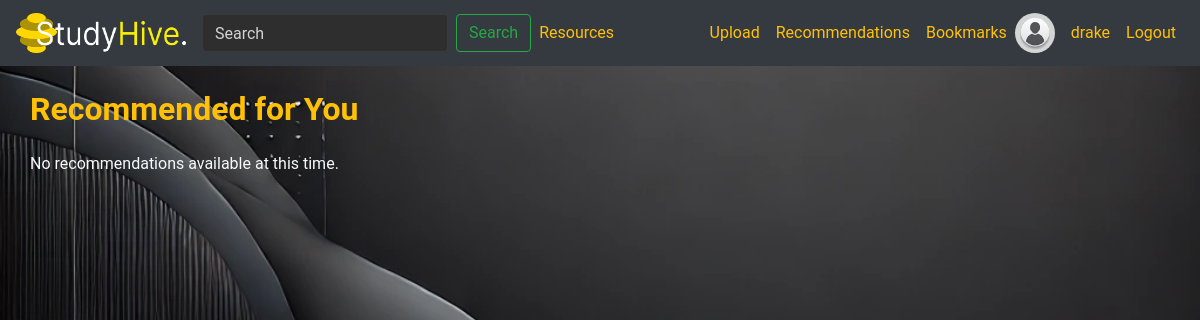
Before: /recommendations/ (signed in) with the older database file.
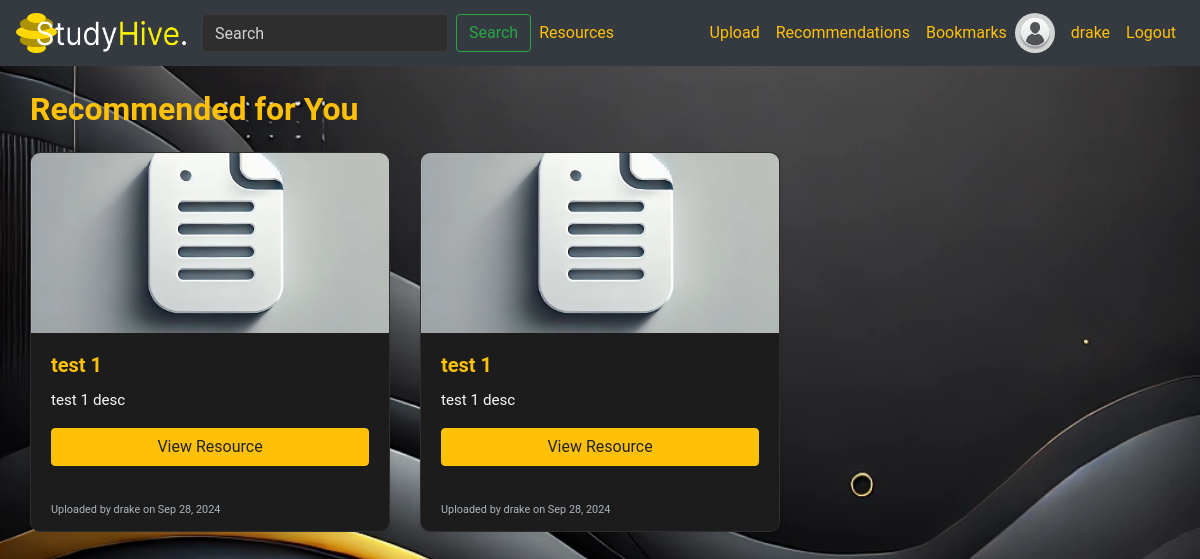
After: the same page with the newer database file.
### library/models.py (models this page shows, shortened)
class Resource(models.Model):
    RESOURCE_TYPE_CHOICES = [
        ('Document', 'Document'),
        ('Video', 'Video'),
    ]
    FILE_TYPE_CHOICES = [
        ('PDF', 'PDF'),
        ('PPT', 'PPT'),
        ('DOC', 'DOC'),
        ('DOCX', 'DOCX'),
        ('YouTube', 'YouTube'),
    ]
    title = models.CharField(max_length=255)
    description = models.TextField(blank=True, null=True)
    resource_type = models.CharField(max_length=20, choices=RESOURCE_TYPE_CHOICES)
    file_type = models.CharField(max_length=20, choices=FILE_TYPE_CHOICES)
    file = models.FileField(upload_to='resources/', blank=True, null=True)
    video_url = models.URLField(blank=True, null=True)
    upload_date = models.DateTimeField(auto_now_add=True)
    uploader = models.ForeignKey(User, on_delete=models.CASCADE, related_name='uploaded_resources')
    subject = models.ForeignKey(Subject, on_delete=models.SET_NULL, null=True, blank=True, related_name='resources')
    views_count = models.IntegerField(default=0)
    downloads_count = models.IntegerField(default=0)
    average_rating = models.FloatField(default=0.0)
    total_ratings = models.IntegerField(default=0)
    bookmarks = models.ManyToManyField(User, through='Bookmark', related_name='bookmarked_resources')
    is_active = models.BooleanField(default=True)
    tags = models.ManyToManyField(Tag, through='ResourceTag', related_name='resources')
    class Meta:
        pass

### library/views.py (the view)
# urls.py: path('recommendations/', views.recommendations_view, name='recommendations'),
@login_required
def recommendations_view(request):
    recommendations = get_combined_recommendations(request.user)
    context = {
        'recommendations': recommendations,
    }
    return render(request, 'library/recommendations.html', context)

### library/views.py (called while the page is built)
def get_popular_resources():
    popular_by_views = Resource.objects.filter(is_active=True).order_by('-views_count')[:10]
    popular_by_downloads = Resource.objects.filter(is_active=True).order_by('-downloads_count')[:10]
    popular_by_ratings = Resource.objects.filter(is_active=True).annotate(avg_rating=Avg('ratings__rating')).order_by('-avg_rating')[:10]
    popular_resources = list(dict.fromkeys(list(popular_by_views) + list(popular_by_downloads) + list(popular_by_ratings)))
    return popular_resources[:10]

def get_recent_resources():
    recent_resources = Resource.objects.filter(is_active=True).order_by('-upload_date')[:10]
    return recent_resources

def get_combined_recommendations(user):
    recommendations = []
    popular_resources = get_popular_resources()
    recent_resources = get_recent_resources()
    activity_based_resources = get_user_activity_recommendations(user)
    combined_list = list(dict.fromkeys(
        list(activity_based_resources) +
        list(popular_resources) +
        list(recent_resources)
    ))
    return combined_list[:10]

### library/templates/library/recommendations.html (shortened to what this page needs)
{% extends 'library/layout.html' %}
{% load static %}
{% load youtube_filters %}
{% block content %}
<div class="container mt-4">
    <h2 class="mb-4">Recommended for You</h2>
    {% if recommendations %}
        <div class="row">
            {% for resource in recommendations %}
                <div class="col-sm-6 col-md-4 mb-4">
                    <div class="card h-100 shadow-sm">
                        {% if resource.resource_type == 'Video' %}
                            <img src="https://img.youtube.com/vi/{{ resource.video_url|youtube_video_id }}/hqdefault.jpg" class="card-img-top" alt="Video thumbnail">
                        {% elif resource.resource_type == 'Document' %}
                            <img src="{% static 'library/img/document_icon.png' %}" class="card-img-top" alt="Document thumbnail">
                        {% endif %}
                        <div class="card-body d-flex flex-column">
                            <h5 class="card-title">{{ resource.title }}</h5>
                            <p class="card-text">{{ resource.description|truncatewords:15 }}</p>
                            <a href="{% url 'resource_detail' resource_id=resource.id %}" class="btn btn-primary mt-auto">View Resource</a>
                        </div>
                        <div class="card-footer">
                            <small>Uploaded by {{ resource.uploader.username }} on {{ resource.upload_date|date:"M d, Y" }}</small>
                        </div>
                    </div>
                </div>
            {% endfor %}
        </div>
    {% else %}
        <p>No recommendations available at this time.</p>
    {% endif %}
</div>
{% endblock %}

Changed rows visible on the page:
added Resource: title "test 1", description "test 1 desc", uploader.username "drake", upload_date "Sep 28, 2024"
added Resource: title "test 1", description "test 1 desc", uploader.username "drake", upload_date "Sep 28, 2024"
Other visible differences:
text no longer shown: "No recommendations available at this time."
